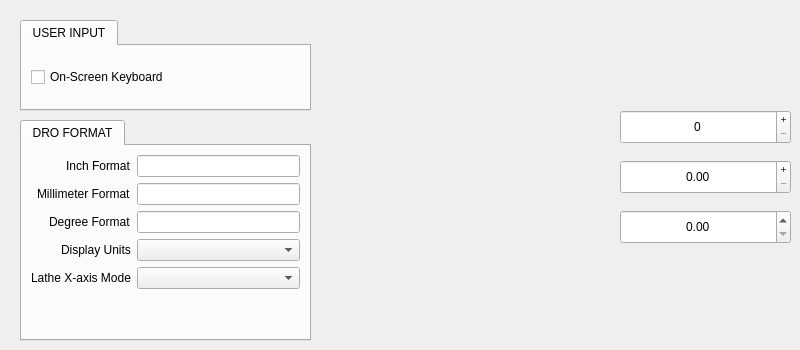
      <widget class="QWidget" name="tab_2">
       <attribute name="title">
        <string>SETTINGS</string>
       </attribute>
       <widget class="MkTabWidget" name="tabWidget_6">
        <property name="geometry">
         <rect>
          <x>20</x>
          <y>120</y>
          <width>291</width>
          <height>221</height>
         </rect>
        </property>
        <widget class="QWidget" name="tabWidget_6Page1">
         <attribute name="title">
          <string>DRO FORMAT</string>
         </attribute>
         <layout class="QFormLayout" name="formLayout">
          <property name="labelAlignment">
           <set>Qt::AlignRight|Qt::AlignTrailing|Qt::AlignVCenter</set>
          </property>
          <property name="horizontalSpacing">
           <number>6</number>
          </property>
          <item row="0" column="0">
           <widget class="QLabel" name="label">
            <property name="text">
             <string>Inch Format</string>
            </property>
           </widget>
          </item>
          <item row="0" column="1">
           <widget class="VCPSettingsLineEdit" name="settings_lineedit">
            <property name="settingName" stdset="0">
             <string>dro.inch-format</string>
            </property>
           </widget>
          </item>
          <item row="1" column="0">
           <widget class="QLabel" name="label_2">
            <property name="text">
             <string>Millimeter Format</string>
            </property>
           </widget>
          </item>
          <item row="1" column="1">
           <widget class="VCPSettingsLineEdit" name="settings_lineedit_2">
            <property name="settingName" stdset="0">
             <string>dro.millimeter-format</string>
            </property>
           </widget>
          </item>
          <item row="2" column="0">
           <widget class="QLabel" name="label_3">
            <property name="text">
             <string>Degree Format</string>
            </property>
           </widget>
          </item>
          <item row="2" column="1">
           <widget class="VCPSettingsLineEdit" name="settings_lineedit_3">
            <property name="settingName" stdset="0">
             <string>dro.degree-format</string>
            </property>
           </widget>
          </item>
          <item row="3" column="0">
           <widget class="QLabel" name="label_4">
            <property name="text">
             <string>Display Units</string>
            </property>
           </widget>
          </item>
          <item row="4" column="0">
           <widget class="QLabel" name="label_5">
            <property name="text">
             <string>Lathe X-axis Mode</string>
            </property>
           </widget>
          </item>
          <item row="3" column="1">
           <widget class="VCPSettingsComboBox" name="settingscombobox">
            <property name="settingName" stdset="0">
             <string>dro.display-units</string>
            </property>
           </widget>
          </item>
          <item row="4" column="1">
           <widget class="VCPSettingsComboBox" name="settingscombobox_2">
            <property name="settingName" stdset="0">
             <string>dro.lathe-radius-mode</string>
            </property>
           </widget>
          </item>
         </layout>
        </widget>
       </widget>
       <widget class="MkTabWidget" name="tabWidget_7">
        <property name="geometry">
         <rect>
          <x>20</x>
          <y>20</y>
          <width>291</width>
          <height>91</height>
         </rect>
        </property>
        <widget class="QWidget" name="tabWidget_7Page1">
         <attribute name="title">
          <string>USER INPUT</string>
         </attribute>
         <layout class="QVBoxLayout" name="verticalLayout_5">
          <item>
           <widget class="VCPSettingsCheckBox" name="settings_checkbox">
            <property name="text">
             <string>On-Screen Keyboard </string>
            </property>
            <property name="settingName" stdset="0">
             <string>virtual-input.enable</string>
            </property>
           </widget>
          </item>
         </layout>
        </widget>
       </widget>
       <widget class="QSpinBox" name="spinBox">
        <property name="geometry">
         <rect>
          <x>620</x>
          <y>110</y>
          <width>171</width>
          <height>34</height>
         </rect>
        </property>
        <property name="alignment">
         <set>Qt::AlignCenter</set>
        </property>
        <property name="buttonSymbols">
         <enum>QAbstractSpinBox::PlusMinus</enum>
        </property>
       </widget>
       <widget class="QDoubleSpinBox" name="doubleSpinBox">
        <property name="geometry">
         <rect>
          <x>620</x>
          <y>160</y>
          <width>171</width>
          <height>34</height>
         </rect>
        </property>
        <property name="alignment">
         <set>Qt::AlignCenter</set>
        </property>
        <property name="buttonSymbols">
         <enum>QAbstractSpinBox::PlusMinus</enum>
        </property>
       </widget>
       <widget class="QDoubleSpinBox" name="doubleSpinBox_2">
        <property name="geometry">
         <rect>
          <x>620</x>
          <y>210</y>
          <width>171</width>
          <height>34</height>
         </rect>
        </property>
        <property name="alignment">
         <set>Qt::AlignCenter</set>
        </property>
       </widget>
      </widget>
